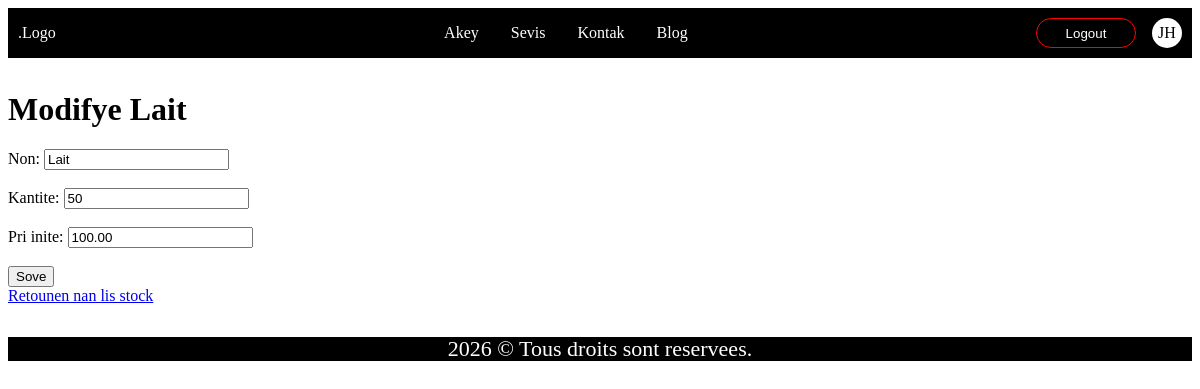
The page /gestion-stock/modifye/1/ (signed in) on the database its author committed.
### gestion_stock_app/models.py (models this page shows, shortened)
class Stock(models.Model):
    nom = models.CharField(max_length=100)
    description = models.TextField(blank=True, null=True)
    quantite = models.PositiveIntegerField()
    prix_unitaire = models.DecimalField(max_digits=10, decimal_places=2)
    date_ajout = models.DateTimeField(auto_now_add=True)
    date_mise_a_jour = models.DateTimeField(auto_now=True)

### gestion_stock_app/views.py (the view)
# urls.py: path('modifye/<int:id>/', views.modifye_stock, name='modifye_stock'),
def modifye_stock(request, id):
    stock = get_object_or_404(Stock, id=id)
    if request.method == 'POST':
        stock.nom = request.POST.get('nom')
        stock.quantite = request.POST.get('quantite')
        stock.prix_unitaire = request.POST.get('prix_unitaire')
        stock.save()
        return redirect('gestion_stock_app:list_stock')
    return render(request, 'modifye_stock.html', {'stock': stock})

### gestion_stock_app/templates/modifye_stock.html (shortened to what this page needs)
{% extends 'base.html' %}
{% block content %}
    <h1>Modifye {{ stock.nom }}</h1>
    <form method="post">
        <label>Non:</label>
        <input type="text" name="nom" value="{{ stock.nom }}" required><br><br>
        <label>Kantite:</label>
        <input type="number" name="quantite" value="{{ stock.quantite }}" required><br><br>
        <label>Pri inite:</label>
        <input type="text" name="prix_unitaire" value="{{ stock.prix_unitaire }}" required><br><br>
        <button type="submit">Sove</button>
    </form>
    <a href="{% url 'gestion_stock_app:list_stock' %}">Retounen nan lis stock</a>
{% endblock %}

### gestion_stock/static/css/main.css (style rules this page uses)
* { box-sizing: border-box; }

### rows shown on the page
Stock: nom "Lait", quantite "50", prix_unitaire "100.00"
